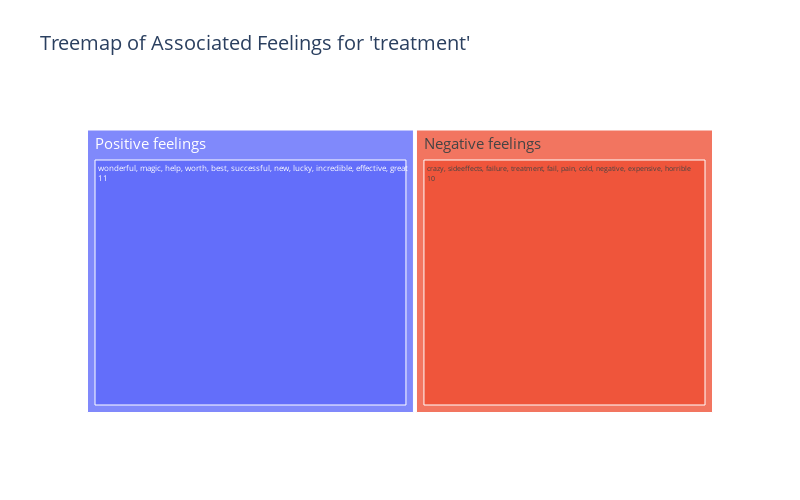
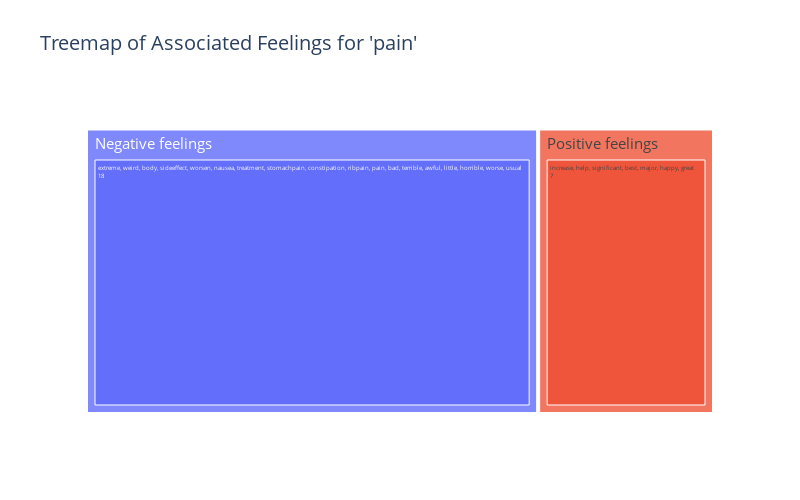
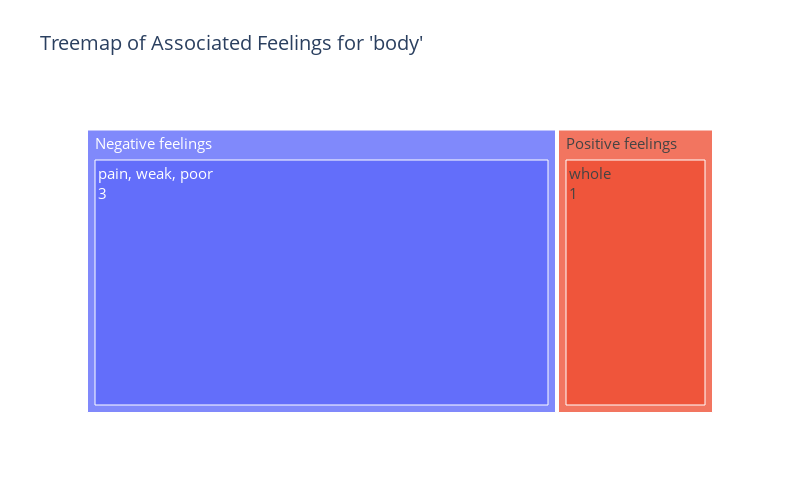
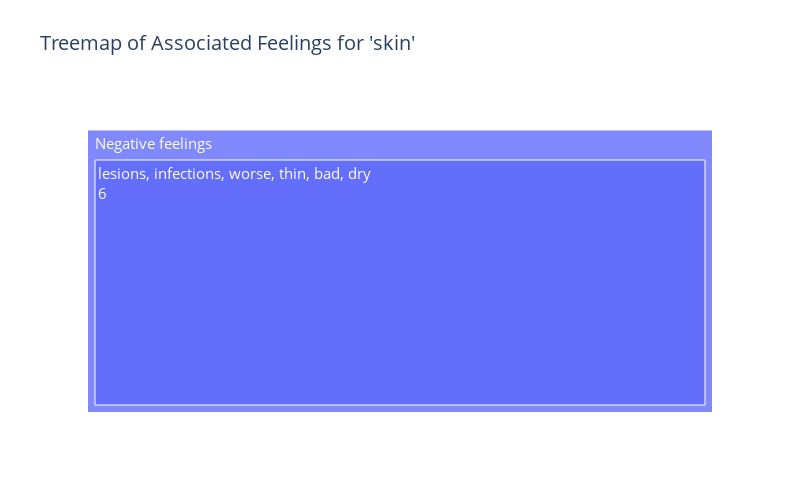

Here is the notebook cell these charts were saved with, in order:
### Code cell
import warnings
warnings.filterwarnings("ignore")
from src.plots.Sentiment_analysis import show_treatment_treemap

topics = ['treatment', 'pain', 'body', 'skin', 'fatigue', 'hair', 'sideeffect', 'weight', 'energy', 'legs']
for topic in topics:
    show_treatment_treemap(df_sorted_sentiments, sentiment_filter=topic)

### Figure 1 — Plotly figure (JSON) as saved in the notebook; plotly's stock layout.template omitted (floating-point values rounded to 4 significant figures)
{"data": [{"branchvalues": "total", "domain": {"x": [0, 1], "y": [0, 1]}, "hovertemplate": "labels=%{label}<br>Size=%{value}<br>parent=%{parent}<br>id=%{id}<extra></extra>", "ids": ["Negative feelings/crazy, sideeffects, failure, treatment, fail, pain, cold, negative, expensive, horrible", "Positive feelings/wonderful, magic, help, worth, best, successful, new, lucky, incredible, effective, great", "Negative feelings", "Positive feelings"], "labels": ["crazy, sideeffects, failure, treatment, fail, pain, cold, negative, expensive, horrible", "wonderful, magic, help, worth, best, successful, new, lucky, incredible, effective, great", "Negative feelings", "Positive feelings"], "name": "", "parents": ["Negative feelings", "Positive feelings", "", ""], "textinfo": "label+value", "type": "treemap", "values": [10, 11, 10, 11]}], "layout": {"font": {"size": 15}, "height": 500, "legend": {"tracegroupgap": 0}, "title": {"font": {"size": 20}, "text": "Treemap of Associated Feelings for 'treatment'"}, "width": 800}}

### Figure 2 — Plotly figure (JSON) as saved in the notebook; plotly's stock layout.template omitted (floating-point values rounded to 4 significant figures)
{"data": [{"branchvalues": "total", "domain": {"x": [0, 1], "y": [0, 1]}, "hovertemplate": "labels=%{label}<br>Size=%{value}<br>parent=%{parent}<br>id=%{id}<extra></extra>", "ids": ["Negative feelings/extreme, weird, body, sideeffect, worsen, nausea, treatment, stomachpain, constipation, ribpain, pain, bad, terrible, awful, little, horrible, worse, usual", "Positive feelings/increase, help, significant, best, major, happy, great", "Negative feelings", "Positive feelings"], "labels": ["extreme, weird, body, sideeffect, worsen, nausea, treatment, stomachpain, constipation, ribpain, pain, bad, terrible, awful, little, horrible, worse, usual", "increase, help, significant, best, major, happy, great", "Negative feelings", "Positive feelings"], "name": "", "parents": ["Negative feelings", "Positive feelings", "", ""], "textinfo": "label+value", "type": "treemap", "values": [18, 7, 18, 7]}], "layout": {"font": {"size": 15}, "height": 500, "legend": {"tracegroupgap": 0}, "title": {"font": {"size": 20}, "text": "Treemap of Associated Feelings for 'pain'"}, "width": 800}}

### Figure 3 — Plotly figure (JSON) as saved in the notebook; plotly's stock layout.template omitted (floating-point values rounded to 4 significant figures)
{"data": [{"branchvalues": "total", "domain": {"x": [0, 1], "y": [0, 1]}, "hovertemplate": "labels=%{label}<br>Size=%{value}<br>parent=%{parent}<br>id=%{id}<extra></extra>", "ids": ["Negative feelings/pain, weak, poor", "Positive feelings/whole", "Negative feelings", "Positive feelings"], "labels": ["pain, weak, poor", "whole", "Negative feelings", "Positive feelings"], "name": "", "parents": ["Negative feelings", "Positive feelings", "", ""], "textinfo": "label+value", "type": "treemap", "values": [3, 1, 3, 1]}], "layout": {"font": {"size": 15}, "height": 500, "legend": {"tracegroupgap": 0}, "title": {"font": {"size": 20}, "text": "Treemap of Associated Feelings for 'body'"}, "width": 800}}

### Figure 4 — Plotly figure (JSON) as saved in the notebook; plotly's stock layout.template omitted (floating-point values rounded to 4 significant figures)
{"data": [{"branchvalues": "total", "domain": {"x": [0, 1], "y": [0, 1]}, "hovertemplate": "labels=%{label}<br>Size=%{value}<br>parent=%{parent}<br>id=%{id}<extra></extra>", "ids": ["Positive feelings/", "Negative feelings/lesions, infections, worse, thin, bad, dry", "Negative feelings", "Positive feelings"], "labels": ["", "lesions, infections, worse, thin, bad, dry", "Negative feelings", "Positive feelings"], "name": "", "parents": ["Positive feelings", "Negative feelings", "", ""], "textinfo": "label+value", "type": "treemap", "values": [0, 6, 6, 0]}], "layout": {"font": {"size": 15}, "height": 500, "legend": {"tracegroupgap": 0}, "title": {"font": {"size": 20}, "text": "Treemap of Associated Feelings for 'skin'"}, "width": 800}}
